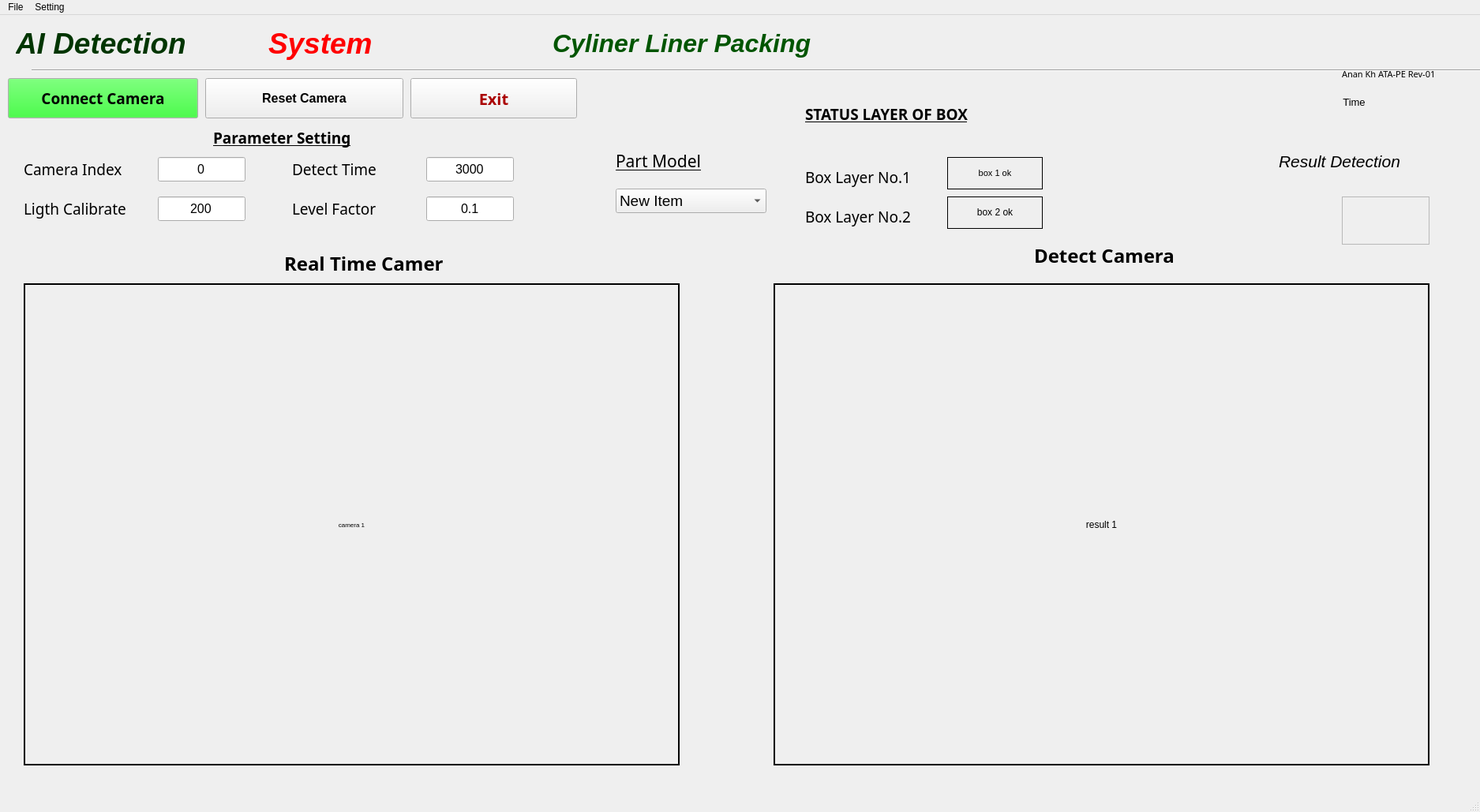
<?xml version="1.0" encoding="UTF-8"?>
<ui version="4.0">
 <class>MainWindow</class>
 <widget class="QMainWindow" name="MainWindow">
  <property name="geometry">
   <rect>
    <x>0</x>
    <y>0</y>
    <width>1875</width>
    <height>1029</height>
   </rect>
  </property>
  <property name="acceptDrops">
   <bool>false</bool>
  </property>
  <property name="windowTitle">
   <string>MainWindow</string>
  </property>
  <property name="locale">
   <locale language="English" country="UnitedStates"/>
  </property>
  <widget class="QWidget" name="centralwidget">
   <widget class="QLabel" name="camera_display1">
    <property name="geometry">
     <rect>
      <x>30</x>
      <y>340</y>
      <width>831</width>
      <height>611</height>
     </rect>
    </property>
    <property name="font">
     <font>
      <pointsize>6</pointsize>
     </font>
    </property>
    <property name="frameShape">
     <enum>QFrame::WinPanel</enum>
    </property>
    <property name="lineWidth">
     <number>0</number>
    </property>
    <property name="text">
     <string>camera 1</string>
    </property>
    <property name="alignment">
     <set>Qt::AlignCenter</set>
    </property>
   </widget>
   <widget class="QPushButton" name="Detect">
    <property name="geometry">
     <rect>
      <x>260</x>
      <y>80</y>
      <width>251</width>
      <height>51</height>
     </rect>
    </property>
    <property name="font">
     <font>
      <pointsize>12</pointsize>
      <weight>75</weight>
      <bold>true</bold>
      <underline>false</underline>
     </font>
    </property>
    <property name="text">
     <string>Reset Camera</string>
    </property>
    <property name="icon">
     <iconset>
      <normaloff>../AI-Defect-Detection2_R01/temp/info/Capture.JPG</normaloff>../AI-Defect-Detection2_R01/temp/info/Capture.JPG</iconset>
    </property>
    <property name="iconSize">
     <size>
      <width>611</width>
      <height>80</height>
     </size>
    </property>
   </widget>
   <widget class="QPushButton" name="Connect">
    <property name="geometry">
     <rect>
      <x>10</x>
      <y>80</y>
      <width>241</width>
      <height>51</height>
     </rect>
    </property>
    <property name="palette">
     <palette>
      <active>
       <colorrole role="WindowText">
        <brush brushstyle="SolidPattern">
         <color alpha="255">
          <red>0</red>
          <green>255</green>
          <blue>0</blue>
         </color>
        </brush>
       </colorrole>
       <colorrole role="Button">
        <brush brushstyle="SolidPattern">
         <color alpha="255">
          <red>0</red>
          <green>255</green>
          <blue>0</blue>
         </color>
        </brush>
       </colorrole>
       <colorrole role="Text">
        <brush brushstyle="SolidPattern">
         <color alpha="255">
          <red>0</red>
          <green>0</green>
          <blue>0</blue>
         </color>
        </brush>
       </colorrole>
       <colorrole role="ButtonText">
        <brush brushstyle="SolidPattern">
         <color alpha="255">
          <red>0</red>
          <green>0</green>
          <blue>0</blue>
         </color>
        </brush>
       </colorrole>
      </active>
      <inactive>
       <colorrole role="WindowText">
        <brush brushstyle="SolidPattern">
         <color alpha="255">
          <red>0</red>
          <green>255</green>
          <blue>0</blue>
         </color>
        </brush>
       </colorrole>
       <colorrole role="Button">
        <brush brushstyle="SolidPattern">
         <color alpha="255">
          <red>0</red>
          <green>255</green>
          <blue>0</blue>
         </color>
        </brush>
       </colorrole>
       <colorrole role="Text">
        <brush brushstyle="SolidPattern">
         <color alpha="255">
          <red>0</red>
          <green>0</green>
          <blue>0</blue>
         </color>
        </brush>
       </colorrole>
       <colorrole role="ButtonText">
        <brush brushstyle="SolidPattern">
         <color alpha="255">
          <red>0</red>
          <green>0</green>
          <blue>0</blue>
         </color>
        </brush>
       </colorrole>
      </inactive>
      <disabled>
       <colorrole role="WindowText">
        <brush brushstyle="SolidPattern">
         <color alpha="255">
          <red>120</red>
          <green>120</green>
          <blue>120</blue>
         </color>
        </brush>
       </colorrole>
       <colorrole role="Button">
        <brush brushstyle="SolidPattern">
         <color alpha="255">
          <red>0</red>
          <green>255</green>
          <blue>0</blue>
         </color>
        </brush>
       </colorrole>
       <colorrole role="Text">
        <brush brushstyle="SolidPattern">
         <color alpha="255">
          <red>120</red>
          <green>120</green>
          <blue>120</blue>
         </color>
        </brush>
       </colorrole>
       <colorrole role="ButtonText">
        <brush brushstyle="SolidPattern">
         <color alpha="255">
          <red>120</red>
          <green>120</green>
          <blue>120</blue>
         </color>
        </brush>
       </colorrole>
      </disabled>
     </palette>
    </property>
    <property name="font">
     <font>
      <family>Romantic</family>
      <pointsize>14</pointsize>
      <weight>75</weight>
      <bold>true</bold>
      <underline>false</underline>
     </font>
    </property>
    <property name="text">
     <string>Connect Camera</string>
    </property>
    <property name="icon">
     <iconset>
      <normaloff>../AI-Defect-Detection2_R01/temp/info/start.JPG</normaloff>../AI-Defect-Detection2_R01/temp/info/start.JPG</iconset>
    </property>
    <property name="iconSize">
     <size>
      <width>600</width>
      <height>80</height>
     </size>
    </property>
   </widget>
   <widget class="QPushButton" name="Exit">
    <property name="geometry">
     <rect>
      <x>520</x>
      <y>80</y>
      <width>211</width>
      <height>51</height>
     </rect>
    </property>
    <property name="palette">
     <palette>
      <active>
       <colorrole role="WindowText">
        <brush brushstyle="SolidPattern">
         <color alpha="255">
          <red>170</red>
          <green>0</green>
          <blue>0</blue>
         </color>
        </brush>
       </colorrole>
       <colorrole role="Text">
        <brush brushstyle="SolidPattern">
         <color alpha="255">
          <red>170</red>
          <green>0</green>
          <blue>0</blue>
         </color>
        </brush>
       </colorrole>
       <colorrole role="ButtonText">
        <brush brushstyle="SolidPattern">
         <color alpha="255">
          <red>170</red>
          <green>0</green>
          <blue>0</blue>
         </color>
        </brush>
       </colorrole>
      </active>
      <inactive>
       <colorrole role="WindowText">
        <brush brushstyle="SolidPattern">
         <color alpha="255">
          <red>170</red>
          <green>0</green>
          <blue>0</blue>
         </color>
        </brush>
       </colorrole>
       <colorrole role="Text">
        <brush brushstyle="SolidPattern">
         <color alpha="255">
          <red>170</red>
          <green>0</green>
          <blue>0</blue>
         </color>
        </brush>
       </colorrole>
       <colorrole role="ButtonText">
        <brush brushstyle="SolidPattern">
         <color alpha="255">
          <red>170</red>
          <green>0</green>
          <blue>0</blue>
         </color>
        </brush>
       </colorrole>
      </inactive>
      <disabled>
       <colorrole role="WindowText">
        <brush brushstyle="SolidPattern">
         <color alpha="255">
          <red>120</red>
          <green>120</green>
          <blue>120</blue>
         </color>
        </brush>
       </colorrole>
       <colorrole role="Text">
        <brush brushstyle="SolidPattern">
         <color alpha="255">
          <red>120</red>
          <green>120</green>
          <blue>120</blue>
         </color>
        </brush>
       </colorrole>
       <colorrole role="ButtonText">
        <brush brushstyle="SolidPattern">
         <color alpha="255">
          <red>120</red>
          <green>120</green>
          <blue>120</blue>
         </color>
        </brush>
       </colorrole>
      </disabled>
     </palette>
    </property>
    <property name="font">
     <font>
      <family>Romantic</family>
      <pointsize>15</pointsize>
      <weight>75</weight>
      <bold>true</bold>
     </font>
    </property>
    <property name="text">
     <string>Exit</string>
    </property>
    <property name="icon">
     <iconset>
      <normaloff>../AI-Defect-Detection2_R01/temp/info/stop.JPG</normaloff>../AI-Defect-Detection2_R01/temp/info/stop.JPG</iconset>
    </property>
    <property name="iconSize">
     <size>
      <width>600</width>
      <height>80</height>
     </size>
    </property>
   </widget>
   <widget class="QLabel" name="imgResult_1">
    <property name="geometry">
     <rect>
      <x>980</x>
      <y>340</y>
      <width>831</width>
      <height>611</height>
     </rect>
    </property>
    <property name="frameShape">
     <enum>QFrame::WinPanel</enum>
    </property>
    <property name="lineWidth">
     <number>0</number>
    </property>
    <property name="text">
     <string>result 1</string>
    </property>
    <property name="alignment">
     <set>Qt::AlignCenter</set>
    </property>
   </widget>
   <widget class="QLabel" name="head_1">
    <property name="geometry">
     <rect>
      <x>20</x>
      <y>10</y>
      <width>311</width>
      <height>51</height>
     </rect>
    </property>
    <property name="palette">
     <palette>
      <active>
       <colorrole role="WindowText">
        <brush brushstyle="SolidPattern">
         <color alpha="255">
          <red>0</red>
          <green>53</green>
          <blue>0</blue>
         </color>
        </brush>
       </colorrole>
       <colorrole role="Text">
        <brush brushstyle="SolidPattern">
         <color alpha="255">
          <red>0</red>
          <green>0</green>
          <blue>255</blue>
         </color>
        </brush>
       </colorrole>
      </active>
      <inactive>
       <colorrole role="WindowText">
        <brush brushstyle="SolidPattern">
         <color alpha="255">
          <red>0</red>
          <green>53</green>
          <blue>0</blue>
         </color>
        </brush>
       </colorrole>
       <colorrole role="Text">
        <brush brushstyle="SolidPattern">
         <color alpha="255">
          <red>0</red>
          <green>0</green>
          <blue>255</blue>
         </color>
        </brush>
       </colorrole>
      </inactive>
      <disabled>
       <colorrole role="WindowText">
        <brush brushstyle="SolidPattern">
         <color alpha="255">
          <red>120</red>
          <green>120</green>
          <blue>120</blue>
         </color>
        </brush>
       </colorrole>
       <colorrole role="Text">
        <brush brushstyle="SolidPattern">
         <color alpha="255">
          <red>120</red>
          <green>120</green>
          <blue>120</blue>
         </color>
        </brush>
       </colorrole>
      </disabled>
     </palette>
    </property>
    <property name="font">
     <font>
      <pointsize>28</pointsize>
      <weight>75</weight>
      <italic>true</italic>
      <bold>true</bold>
     </font>
    </property>
    <property name="text">
     <string>AI Detection</string>
    </property>
   </widget>
   <widget class="QLabel" name="FinalResult_1">
    <property name="geometry">
     <rect>
      <x>1700</x>
      <y>230</y>
      <width>111</width>
      <height>61</height>
     </rect>
    </property>
    <property name="palette">
     <palette>
      <active>
       <colorrole role="WindowText">
        <brush brushstyle="SolidPattern">
         <color alpha="255">
          <red>255</red>
          <green>0</green>
          <blue>0</blue>
         </color>
        </brush>
       </colorrole>
       <colorrole role="Text">
        <brush brushstyle="SolidPattern">
         <color alpha="255">
          <red>255</red>
          <green>0</green>
          <blue>0</blue>
         </color>
        </brush>
       </colorrole>
      </active>
      <inactive>
       <colorrole role="WindowText">
        <brush brushstyle="SolidPattern">
         <color alpha="255">
          <red>255</red>
          <green>0</green>
          <blue>0</blue>
         </color>
        </brush>
       </colorrole>
       <colorrole role="Text">
        <brush brushstyle="SolidPattern">
         <color alpha="255">
          <red>255</red>
          <green>0</green>
          <blue>0</blue>
         </color>
        </brush>
       </colorrole>
      </inactive>
      <disabled>
       <colorrole role="WindowText">
        <brush brushstyle="SolidPattern">
         <color alpha="255">
          <red>120</red>
          <green>120</green>
          <blue>120</blue>
         </color>
        </brush>
       </colorrole>
       <colorrole role="Text">
        <brush brushstyle="SolidPattern">
         <color alpha="255">
          <red>120</red>
          <green>120</green>
          <blue>120</blue>
         </color>
        </brush>
       </colorrole>
      </disabled>
     </palette>
    </property>
    <property name="font">
     <font>
      <pointsize>24</pointsize>
     </font>
    </property>
    <property name="frameShape">
     <enum>QFrame::StyledPanel</enum>
    </property>
    <property name="frameShadow">
     <enum>QFrame::Plain</enum>
    </property>
    <property name="lineWidth">
     <number>0</number>
    </property>
    <property name="text">
     <string/>
    </property>
    <property name="alignment">
     <set>Qt::AlignCenter</set>
    </property>
   </widget>
   <widget class="Line" name="line_1">
    <property name="geometry">
     <rect>
      <x>40</x>
      <y>60</y>
      <width>1931</width>
      <height>20</height>
     </rect>
    </property>
    <property name="orientation">
     <enum>Qt::Horizontal</enum>
    </property>
   </widget>
   <widget class="QLabel" name="head_2">
    <property name="geometry">
     <rect>
      <x>340</x>
      <y>10</y>
      <width>191</width>
      <height>51</height>
     </rect>
    </property>
    <property name="palette">
     <palette>
      <active>
       <colorrole role="WindowText">
        <brush brushstyle="SolidPattern">
         <color alpha="255">
          <red>255</red>
          <green>0</green>
          <blue>0</blue>
         </color>
        </brush>
       </colorrole>
       <colorrole role="Text">
        <brush brushstyle="SolidPattern">
         <color alpha="255">
          <red>255</red>
          <green>85</green>
          <blue>0</blue>
         </color>
        </brush>
       </colorrole>
      </active>
      <inactive>
       <colorrole role="WindowText">
        <brush brushstyle="SolidPattern">
         <color alpha="255">
          <red>255</red>
          <green>0</green>
          <blue>0</blue>
         </color>
        </brush>
       </colorrole>
       <colorrole role="Text">
        <brush brushstyle="SolidPattern">
         <color alpha="255">
          <red>255</red>
          <green>85</green>
          <blue>0</blue>
         </color>
        </brush>
       </colorrole>
      </inactive>
      <disabled>
       <colorrole role="WindowText">
        <brush brushstyle="SolidPattern">
         <color alpha="255">
          <red>120</red>
          <green>120</green>
          <blue>120</blue>
         </color>
        </brush>
       </colorrole>
       <colorrole role="Text">
        <brush brushstyle="SolidPattern">
         <color alpha="255">
          <red>120</red>
          <green>120</green>
          <blue>120</blue>
         </color>
        </brush>
       </colorrole>
      </disabled>
     </palette>
    </property>
    <property name="font">
     <font>
      <pointsize>28</pointsize>
      <weight>75</weight>
      <italic>true</italic>
      <bold>true</bold>
     </font>
    </property>
    <property name="text">
     <string>System</string>
    </property>
   </widget>
   <widget class="QLabel" name="head_3">
    <property name="geometry">
     <rect>
      <x>700</x>
      <y>10</y>
      <width>531</width>
      <height>51</height>
     </rect>
    </property>
    <property name="palette">
     <palette>
      <active>
       <colorrole role="WindowText">
        <brush brushstyle="SolidPattern">
         <color alpha="255">
          <red>0</red>
          <green>85</green>
          <blue>0</blue>
         </color>
        </brush>
       </colorrole>
       <colorrole role="Text">
        <brush brushstyle="SolidPattern">
         <color alpha="255">
          <red>255</red>
          <green>85</green>
          <blue>0</blue>
         </color>
        </brush>
       </colorrole>
      </active>
      <inactive>
       <colorrole role="WindowText">
        <brush brushstyle="SolidPattern">
         <color alpha="255">
          <red>0</red>
          <green>85</green>
          <blue>0</blue>
         </color>
        </brush>
       </colorrole>
       <colorrole role="Text">
        <brush brushstyle="SolidPattern">
         <color alpha="255">
          <red>255</red>
          <green>85</green>
          <blue>0</blue>
         </color>
        </brush>
       </colorrole>
      </inactive>
      <disabled>
       <colorrole role="WindowText">
        <brush brushstyle="SolidPattern">
         <color alpha="255">
          <red>120</red>
          <green>120</green>
          <blue>120</blue>
         </color>
        </brush>
       </colorrole>
       <colorrole role="Text">
        <brush brushstyle="SolidPattern">
         <color alpha="255">
          <red>120</red>
          <green>120</green>
          <blue>120</blue>
         </color>
        </brush>
       </colorrole>
      </disabled>
     </palette>
    </property>
    <property name="font">
     <font>
      <pointsize>24</pointsize>
      <weight>75</weight>
      <italic>true</italic>
      <bold>true</bold>
     </font>
    </property>
    <property name="layoutDirection">
     <enum>Qt::LeftToRight</enum>
    </property>
    <property name="text">
     <string>Cyliner Liner Packing</string>
    </property>
   </widget>
   <widget class="QLabel" name="head_4">
    <property name="geometry">
     <rect>
      <x>360</x>
      <y>290</y>
      <width>201</width>
      <height>51</height>
     </rect>
    </property>
    <property name="font">
     <font>
      <family>Romantic</family>
      <pointsize>18</pointsize>
      <weight>75</weight>
      <italic>false</italic>
      <bold>true</bold>
     </font>
    </property>
    <property name="focusPolicy">
     <enum>Qt::TabFocus</enum>
    </property>
    <property name="layoutDirection">
     <enum>Qt::LeftToRight</enum>
    </property>
    <property name="frameShape">
     <enum>QFrame::NoFrame</enum>
    </property>
    <property name="frameShadow">
     <enum>QFrame::Plain</enum>
    </property>
    <property name="text">
     <string>Real Time Camera</string>
    </property>
   </widget>
   <widget class="QLabel" name="head_5">
    <property name="geometry">
     <rect>
      <x>1310</x>
      <y>280</y>
      <width>221</width>
      <height>51</height>
     </rect>
    </property>
    <property name="palette">
     <palette>
      <active>
       <colorrole role="ToolTipBase">
        <brush brushstyle="SolidPattern">
         <color alpha="255">
          <red>0</red>
          <green>170</green>
          <blue>255</blue>
         </color>
        </brush>
       </colorrole>
      </active>
      <inactive>
       <colorrole role="ToolTipBase">
        <brush brushstyle="SolidPattern">
         <color alpha="255">
          <red>0</red>
          <green>170</green>
          <blue>255</blue>
         </color>
        </brush>
       </colorrole>
      </inactive>
      <disabled>
       <colorrole role="ToolTipBase">
        <brush brushstyle="SolidPattern">
         <color alpha="255">
          <red>0</red>
          <green>170</green>
          <blue>255</blue>
         </color>
        </brush>
       </colorrole>
      </disabled>
     </palette>
    </property>
    <property name="font">
     <font>
      <family>Romantic</family>
      <pointsize>18</pointsize>
      <weight>75</weight>
      <italic>false</italic>
      <bold>true</bold>
     </font>
    </property>
    <property name="focusPolicy">
     <enum>Qt::TabFocus</enum>
    </property>
    <property name="layoutDirection">
     <enum>Qt::LeftToRight</enum>
    </property>
    <property name="text">
     <string>Detect Camera</string>
    </property>
   </widget>
   <widget class="QComboBox" name="comboBox_Part">
    <property name="geometry">
     <rect>
      <x>780</x>
      <y>220</y>
      <width>191</width>
      <height>31</height>
     </rect>
    </property>
    <property name="font">
     <font>
      <pointsize>14</pointsize>
     </font>
    </property>
    <property name="editable">
     <bool>false</bool>
    </property>
    <property name="currentIndex">
     <number>1</number>
    </property>
    <item>
     <property name="text">
      <string>New Item</string>
     </property>
    </item>
    <item>
     <property name="text">
      <string>New Item</string>
     </property>
    </item>
    <item>
     <property name="text">
      <string>New Item</string>
     </property>
    </item>
   </widget>
   <widget class="QLabel" name="head_11">
    <property name="geometry">
     <rect>
      <x>30</x>
      <y>170</y>
      <width>181</width>
      <height>51</height>
     </rect>
    </property>
    <property name="palette">
     <palette>
      <active>
       <colorrole role="WindowText">
        <brush brushstyle="SolidPattern">
         <color alpha="255">
          <red>0</red>
          <green>0</green>
          <blue>0</blue>
         </color>
        </brush>
       </colorrole>
       <colorrole role="ToolTipBase">
        <brush brushstyle="SolidPattern">
         <color alpha="255">
          <red>0</red>
          <green>170</green>
          <blue>255</blue>
         </color>
        </brush>
       </colorrole>
      </active>
      <inactive>
       <colorrole role="WindowText">
        <brush brushstyle="SolidPattern">
         <color alpha="255">
          <red>0</red>
          <green>0</green>
          <blue>0</blue>
         </color>
        </brush>
       </colorrole>
       <colorrole role="ToolTipBase">
        <brush brushstyle="SolidPattern">
         <color alpha="255">
          <red>0</red>
          <green>170</green>
          <blue>255</blue>
         </color>
        </brush>
       </colorrole>
      </inactive>
      <disabled>
       <colorrole role="WindowText">
        <brush brushstyle="SolidPattern">
         <color alpha="255">
          <red>120</red>
          <green>120</green>
          <blue>120</blue>
         </color>
        </brush>
       </colorrole>
       <colorrole role="ToolTipBase">
        <brush brushstyle="SolidPattern">
         <color alpha="255">
          <red>0</red>
          <green>170</green>
          <blue>255</blue>
         </color>
        </brush>
       </colorrole>
      </disabled>
     </palette>
    </property>
    <property name="font">
     <font>
      <family>Romantic</family>
      <pointsize>14</pointsize>
      <weight>50</weight>
      <italic>false</italic>
      <bold>false</bold>
     </font>
    </property>
    <property name="focusPolicy">
     <enum>Qt::TabFocus</enum>
    </property>
    <property name="layoutDirection">
     <enum>Qt::LeftToRight</enum>
    </property>
    <property name="text">
     <string>Camera Index</string>
    </property>
   </widget>
   <widget class="QLabel" name="head_12">
    <property name="geometry">
     <rect>
      <x>270</x>
      <y>140</y>
      <width>191</width>
      <height>31</height>
     </rect>
    </property>
    <property name="palette">
     <palette>
      <active>
       <colorrole role="WindowText">
        <brush brushstyle="SolidPattern">
         <color alpha="255">
          <red>0</red>
          <green>0</green>
          <blue>0</blue>
         </color>
        </brush>
       </colorrole>
       <colorrole role="ToolTipBase">
        <brush brushstyle="SolidPattern">
         <color alpha="255">
          <red>0</red>
          <green>170</green>
          <blue>255</blue>
         </color>
        </brush>
       </colorrole>
      </active>
      <inactive>
       <colorrole role="WindowText">
        <brush brushstyle="SolidPattern">
         <color alpha="255">
          <red>0</red>
          <green>0</green>
          <blue>0</blue>
         </color>
        </brush>
       </colorrole>
       <colorrole role="ToolTipBase">
        <brush brushstyle="SolidPattern">
         <color alpha="255">
          <red>0</red>
          <green>170</green>
          <blue>255</blue>
         </color>
        </brush>
       </colorrole>
      </inactive>
      <disabled>
       <colorrole role="WindowText">
        <brush brushstyle="SolidPattern">
         <color alpha="255">
          <red>120</red>
          <green>120</green>
          <blue>120</blue>
         </color>
        </brush>
       </colorrole>
       <colorrole role="ToolTipBase">
        <brush brushstyle="SolidPattern">
         <color alpha="255">
          <red>0</red>
          <green>170</green>
          <blue>255</blue>
         </color>
        </brush>
       </colorrole>
      </disabled>
     </palette>
    </property>
    <property name="font">
     <font>
      <family>Romantic</family>
      <pointsize>14</pointsize>
      <weight>75</weight>
      <italic>false</italic>
      <bold>true</bold>
      <underline>true</underline>
     </font>
    </property>
    <property name="focusPolicy">
     <enum>Qt::TabFocus</enum>
    </property>
    <property name="layoutDirection">
     <enum>Qt::LeftToRight</enum>
    </property>
    <property name="text">
     <string>Parameter Setting</string>
    </property>
   </widget>
   <widget class="QLabel" name="time1">
    <property name="geometry">
     <rect>
      <x>1600</x>
      <y>90</y>
      <width>231</width>
      <height>41</height>
     </rect>
    </property>
    <property name="font">
     <font>
      <pointsize>10</pointsize>
     </font>
    </property>
    <property name="frameShape">
     <enum>QFrame::NoFrame</enum>
    </property>
    <property name="text">
     <string>Time</string>
    </property>
    <property name="alignment">
     <set>Qt::AlignCenter</set>
    </property>
   </widget>
   <widget class="QLabel" name="attg_logo_2">
    <property name="geometry">
     <rect>
      <x>1560</x>
      <y>10</y>
      <width>101</width>
      <height>51</height>
     </rect>
    </property>
    <property name="minimumSize">
     <size>
      <width>0</width>
      <height>4</height>
     </size>
    </property>
    <property name="sizeIncrement">
     <size>
      <width>1</width>
      <height>2</height>
     </size>
    </property>
    <property name="font">
     <font>
      <pointsize>15</pointsize>
     </font>
    </property>
    <property name="text">
     <string/>
    </property>
    <property name="pixmap">
     <pixmap>temp/info/ai_artificial_intelligence.jpg</pixmap>
    </property>
    <property name="scaledContents">
     <bool>true</bool>
    </property>
   </widget>
   <widget class="QLabel" name="head_17">
    <property name="geometry">
     <rect>
      <x>1700</x>
      <y>50</y>
      <width>131</width>
      <height>51</height>
     </rect>
    </property>
    <property name="palette">
     <palette>
      <active>
       <colorrole role="ToolTipBase">
        <brush brushstyle="SolidPattern">
         <color alpha="255">
          <red>0</red>
          <green>170</green>
          <blue>255</blue>
         </color>
        </brush>
       </colorrole>
      </active>
      <inactive>
       <colorrole role="ToolTipBase">
        <brush brushstyle="SolidPattern">
         <color alpha="255">
          <red>0</red>
          <green>170</green>
          <blue>255</blue>
         </color>
        </brush>
       </colorrole>
      </inactive>
      <disabled>
       <colorrole role="ToolTipBase">
        <brush brushstyle="SolidPattern">
         <color alpha="255">
          <red>0</red>
          <green>170</green>
          <blue>255</blue>
         </color>
        </brush>
       </colorrole>
      </disabled>
     </palette>
    </property>
    <property name="font">
     <font>
      <family>Sans Serif</family>
      <pointsize>8</pointsize>
      <weight>50</weight>
      <italic>false</italic>
      <bold>false</bold>
      <underline>false</underline>
      <strikeout>false</strikeout>
      <kerning>true</kerning>
     </font>
    </property>
    <property name="focusPolicy">
     <enum>Qt::TabFocus</enum>
    </property>
    <property name="layoutDirection">
     <enum>Qt::LeftToRight</enum>
    </property>
    <property name="autoFillBackground">
     <bool>false</bool>
    </property>
    <property name="text">
     <string>Anan Kh ATA-PE Rev-01</string>
    </property>
   </widget>
   <widget class="QLabel" name="label">
    <property name="geometry">
     <rect>
      <x>1620</x>
      <y>150</y>
      <width>211</width>
      <height>71</height>
     </rect>
    </property>
    <property name="font">
     <font>
      <pointsize>16</pointsize>
      <italic>true</italic>
     </font>
    </property>
    <property name="text">
     <string>Result Detection</string>
    </property>
   </widget>
   <widget class="QLabel" name="attg_logo">
    <property name="geometry">
     <rect>
      <x>1670</x>
      <y>10</y>
      <width>191</width>
      <height>51</height>
     </rect>
    </property>
    <property name="minimumSize">
     <size>
      <width>0</width>
      <height>4</height>
     </size>
    </property>
    <property name="sizeIncrement">
     <size>
      <width>1</width>
      <height>2</height>
     </size>
    </property>
    <property name="text">
     <string/>
    </property>
    <property name="pixmap">
     <pixmap>../AI-Defect-Detection3/temp/info/ATTG Logo.png</pixmap>
    </property>
    <property name="scaledContents">
     <bool>true</bool>
    </property>
   </widget>
   <widget class="QLabel" name="head_7">
    <property name="geometry">
     <rect>
      <x>1020</x>
      <y>230</y>
      <width>161</width>
      <height>51</height>
     </rect>
    </property>
    <property name="palette">
     <palette>
      <active>
       <colorrole role="ToolTipBase">
        <brush brushstyle="SolidPattern">
         <color alpha="255">
          <red>0</red>
          <green>170</green>
          <blue>255</blue>
         </color>
        </brush>
       </colorrole>
      </active>
      <inactive>
       <colorrole role="ToolTipBase">
        <brush brushstyle="SolidPattern">
         <color alpha="255">
          <red>0</red>
          <green>170</green>
          <blue>255</blue>
         </color>
        </brush>
       </colorrole>
      </inactive>
      <disabled>
       <colorrole role="ToolTipBase">
        <brush brushstyle="SolidPattern">
         <color alpha="255">
          <red>0</red>
          <green>170</green>
          <blue>255</blue>
         </color>
        </brush>
       </colorrole>
      </disabled>
     </palette>
    </property>
    <property name="font">
     <font>
      <family>Romantic</family>
      <pointsize>14</pointsize>
      <weight>50</weight>
      <italic>false</italic>
      <bold>false</bold>
     </font>
    </property>
    <property name="focusPolicy">
     <enum>Qt::TabFocus</enum>
    </property>
    <property name="layoutDirection">
     <enum>Qt::LeftToRight</enum>
    </property>
    <property name="text">
     <string>Box Layer No.2</string>
    </property>
   </widget>
   <widget class="QLabel" name="head_10">
    <property name="geometry">
     <rect>
      <x>1020</x>
      <y>100</y>
      <width>291</width>
      <height>51</height>
     </rect>
    </property>
    <property name="palette">
     <palette>
      <active>
       <colorrole role="ToolTipBase">
        <brush brushstyle="SolidPattern">
         <color alpha="255">
          <red>0</red>
          <green>170</green>
          <blue>255</blue>
         </color>
        </brush>
       </colorrole>
      </active>
      <inactive>
       <colorrole role="ToolTipBase">
        <brush brushstyle="SolidPattern">
         <color alpha="255">
          <red>0</red>
          <green>170</green>
          <blue>255</blue>
         </color>
        </brush>
       </colorrole>
      </inactive>
      <disabled>
       <colorrole role="ToolTipBase">
        <brush brushstyle="SolidPattern">
         <color alpha="255">
          <red>0</red>
          <green>170</green>
          <blue>255</blue>
         </color>
        </brush>
       </colorrole>
      </disabled>
     </palette>
    </property>
    <property name="font">
     <font>
      <family>Romantic</family>
      <pointsize>14</pointsize>
      <weight>75</weight>
      <italic>false</italic>
      <bold>true</bold>
      <underline>true</underline>
      <strikeout>false</strikeout>
      <kerning>true</kerning>
     </font>
    </property>
    <property name="focusPolicy">
     <enum>Qt::TabFocus</enum>
    </property>
    <property name="layoutDirection">
     <enum>Qt::LeftToRight</enum>
    </property>
    <property name="autoFillBackground">
     <bool>false</bool>
    </property>
    <property name="text">
     <string>STATUS LAYER OF BOX</string>
    </property>
   </widget>
   <widget class="QLabel" name="Box_2">
    <property name="geometry">
     <rect>
      <x>1200</x>
      <y>230</y>
      <width>121</width>
      <height>41</height>
     </rect>
    </property>
    <property name="focusPolicy">
     <enum>Qt::WheelFocus</enum>
    </property>
    <property name="frameShape">
     <enum>QFrame::Box</enum>
    </property>
    <property name="text">
     <string>box 2 ok</string>
    </property>
    <property name="alignment">
     <set>Qt::AlignCenter</set>
    </property>
   </widget>
   <widget class="QLabel" name="Box_1">
    <property name="geometry">
     <rect>
      <x>1200</x>
      <y>180</y>
      <width>121</width>
      <height>41</height>
     </rect>
    </property>
    <property name="font">
     <font>
      <pointsize>8</pointsize>
     </font>
    </property>
    <property name="focusPolicy">
     <enum>Qt::WheelFocus</enum>
    </property>
    <property name="frameShape">
     <enum>QFrame::Box</enum>
    </property>
    <property name="text">
     <string>box 1 ok</string>
    </property>
    <property name="alignment">
     <set>Qt::AlignCenter</set>
    </property>
   </widget>
   <widget class="QLabel" name="head_6">
    <property name="geometry">
     <rect>
      <x>1020</x>
      <y>180</y>
      <width>161</width>
      <height>51</height>
     </rect>
    </property>
    <property name="palette">
     <palette>
      <active>
       <colorrole role="ToolTipBase">
        <brush brushstyle="SolidPattern">
         <color alpha="255">
          <red>0</red>
          <green>170</green>
          <blue>255</blue>
         </color>
        </brush>
       </colorrole>
      </active>
      <inactive>
       <colorrole role="ToolTipBase">
        <brush brushstyle="SolidPattern">
         <color alpha="255">
          <red>0</red>
          <green>170</green>
          <blue>255</blue>
         </color>
        </brush>
       </colorrole>
      </inactive>
      <disabled>
       <colorrole role="ToolTipBase">
        <brush brushstyle="SolidPattern">
         <color alpha="255">
          <red>0</red>
          <green>170</green>
          <blue>255</blue>
         </color>
        </brush>
       </colorrole>
      </disabled>
     </palette>
    </property>
    <property name="font">
     <font>
      <family>Romantic</family>
      <pointsize>14</pointsize>
      <weight>50</weight>
      <italic>false</italic>
      <bold>false</bold>
     </font>
    </property>
    <property name="focusPolicy">
     <enum>Qt::TabFocus</enum>
    </property>
    <property name="layoutDirection">
     <enum>Qt::LeftToRight</enum>
    </property>
    <property name="text">
     <string>Box Layer No.1</string>
    </property>
   </widget>
   <widget class="QLabel" name="head_13">
    <property name="geometry">
     <rect>
      <x>30</x>
      <y>220</y>
      <width>181</width>
      <height>51</height>
     </rect>
    </property>
    <property name="palette">
     <palette>
      <active>
       <colorrole role="WindowText">
        <brush brushstyle="SolidPattern">
         <color alpha="255">
          <red>0</red>
          <green>0</green>
          <blue>0</blue>
         </color>
        </brush>
       </colorrole>
       <colorrole role="ToolTipBase">
        <brush brushstyle="SolidPattern">
         <color alpha="255">
          <red>0</red>
          <green>170</green>
          <blue>255</blue>
         </color>
        </brush>
       </colorrole>
      </active>
      <inactive>
       <colorrole role="WindowText">
        <brush brushstyle="SolidPattern">
         <color alpha="255">
          <red>0</red>
          <green>0</green>
          <blue>0</blue>
         </color>
        </brush>
       </colorrole>
       <colorrole role="ToolTipBase">
        <brush brushstyle="SolidPattern">
         <color alpha="255">
          <red>0</red>
          <green>170</green>
          <blue>255</blue>
         </color>
        </brush>
       </colorrole>
      </inactive>
      <disabled>
       <colorrole role="WindowText">
        <brush brushstyle="SolidPattern">
         <color alpha="255">
          <red>120</red>
          <green>120</green>
          <blue>120</blue>
         </color>
        </brush>
       </colorrole>
       <colorrole role="ToolTipBase">
        <brush brushstyle="SolidPattern">
         <color alpha="255">
          <red>0</red>
          <green>170</green>
          <blue>255</blue>
         </color>
        </brush>
       </colorrole>
      </disabled>
     </palette>
    </property>
    <property name="font">
     <font>
      <family>Romantic</family>
      <pointsize>14</pointsize>
      <weight>50</weight>
      <italic>false</italic>
      <bold>false</bold>
     </font>
    </property>
    <property name="focusPolicy">
     <enum>Qt::TabFocus</enum>
    </property>
    <property name="layoutDirection">
     <enum>Qt::LeftToRight</enum>
    </property>
    <property name="text">
     <string>Ligth Calibrate</string>
    </property>
   </widget>
   <widget class="QLineEdit" name="lineCamera">
    <property name="geometry">
     <rect>
      <x>200</x>
      <y>180</y>
      <width>111</width>
      <height>31</height>
     </rect>
    </property>
    <property name="font">
     <font>
      <pointsize>12</pointsize>
     </font>
    </property>
    <property name="text">
     <string>0</string>
    </property>
    <property name="alignment">
     <set>Qt::AlignCenter</set>
    </property>
   </widget>
   <widget class="QLineEdit" name="lineLigth">
    <property name="geometry">
     <rect>
      <x>200</x>
      <y>230</y>
      <width>111</width>
      <height>31</height>
     </rect>
    </property>
    <property name="font">
     <font>
      <pointsize>12</pointsize>
     </font>
    </property>
    <property name="text">
     <string>200</string>
    </property>
    <property name="alignment">
     <set>Qt::AlignCenter</set>
    </property>
   </widget>
   <widget class="QLineEdit" name="lineLigth_2">
    <property name="geometry">
     <rect>
      <x>540</x>
      <y>230</y>
      <width>111</width>
      <height>31</height>
     </rect>
    </property>
    <property name="font">
     <font>
      <pointsize>12</pointsize>
     </font>
    </property>
    <property name="text">
     <string>0.1</string>
    </property>
    <property name="alignment">
     <set>Qt::AlignCenter</set>
    </property>
   </widget>
   <widget class="QLineEdit" name="lineTime">
    <property name="geometry">
     <rect>
      <x>540</x>
      <y>180</y>
      <width>111</width>
      <height>31</height>
     </rect>
    </property>
    <property name="font">
     <font>
      <pointsize>12</pointsize>
     </font>
    </property>
    <property name="text">
     <string>3000</string>
    </property>
    <property name="alignment">
     <set>Qt::AlignCenter</set>
    </property>
   </widget>
   <widget class="QLabel" name="head_14">
    <property name="geometry">
     <rect>
      <x>370</x>
      <y>220</y>
      <width>181</width>
      <height>51</height>
     </rect>
    </property>
    <property name="palette">
     <palette>
      <active>
       <colorrole role="WindowText">
        <brush brushstyle="SolidPattern">
         <color alpha="255">
          <red>0</red>
          <green>0</green>
          <blue>0</blue>
         </color>
        </brush>
       </colorrole>
       <colorrole role="ToolTipBase">
        <brush brushstyle="SolidPattern">
         <color alpha="255">
          <red>0</red>
          <green>170</green>
          <blue>255</blue>
         </color>
        </brush>
       </colorrole>
      </active>
      <inactive>
       <colorrole role="WindowText">
        <brush brushstyle="SolidPattern">
         <color alpha="255">
          <red>0</red>
          <green>0</green>
          <blue>0</blue>
         </color>
        </brush>
       </colorrole>
       <colorrole role="ToolTipBase">
        <brush brushstyle="SolidPattern">
         <color alpha="255">
          <red>0</red>
          <green>170</green>
          <blue>255</blue>
         </color>
        </brush>
       </colorrole>
      </inactive>
      <disabled>
       <colorrole role="WindowText">
        <brush brushstyle="SolidPattern">
         <color alpha="255">
          <red>120</red>
          <green>120</green>
          <blue>120</blue>
         </color>
        </brush>
       </colorrole>
       <colorrole role="ToolTipBase">
        <brush brushstyle="SolidPattern">
         <color alpha="255">
          <red>0</red>
          <green>170</green>
          <blue>255</blue>
         </color>
        </brush>
       </colorrole>
      </disabled>
     </palette>
    </property>
    <property name="font">
     <font>
      <family>Romantic</family>
      <pointsize>14</pointsize>
      <weight>50</weight>
      <italic>false</italic>
      <bold>false</bold>
     </font>
    </property>
    <property name="focusPolicy">
     <enum>Qt::TabFocus</enum>
    </property>
    <property name="layoutDirection">
     <enum>Qt::LeftToRight</enum>
    </property>
    <property name="text">
     <string>Level Factor</string>
    </property>
   </widget>
   <widget class="QLabel" name="head_15">
    <property name="geometry">
     <rect>
      <x>370</x>
      <y>170</y>
      <width>181</width>
      <height>51</height>
     </rect>
    </property>
    <property name="palette">
     <palette>
      <active>
       <colorrole role="WindowText">
        <brush brushstyle="SolidPattern">
         <color alpha="255">
          <red>0</red>
          <green>0</green>
          <blue>0</blue>
         </color>
        </brush>
       </colorrole>
       <colorrole role="ToolTipBase">
        <brush brushstyle="SolidPattern">
         <color alpha="255">
          <red>0</red>
          <green>170</green>
          <blue>255</blue>
         </color>
        </brush>
       </colorrole>
      </active>
      <inactive>
       <colorrole role="WindowText">
        <brush brushstyle="SolidPattern">
         <color alpha="255">
          <red>0</red>
          <green>0</green>
          <blue>0</blue>
         </color>
        </brush>
       </colorrole>
       <colorrole role="ToolTipBase">
        <brush brushstyle="SolidPattern">
         <color alpha="255">
          <red>0</red>
          <green>170</green>
          <blue>255</blue>
         </color>
        </brush>
       </colorrole>
      </inactive>
      <disabled>
       <colorrole role="WindowText">
        <brush brushstyle="SolidPattern">
         <color alpha="255">
          <red>120</red>
          <green>120</green>
          <blue>120</blue>
         </color>
        </brush>
       </colorrole>
       <colorrole role="ToolTipBase">
        <brush brushstyle="SolidPattern">
         <color alpha="255">
          <red>0</red>
          <green>170</green>
          <blue>255</blue>
         </color>
        </brush>
       </colorrole>
      </disabled>
     </palette>
    </property>
    <property name="font">
     <font>
      <family>Romantic</family>
      <pointsize>14</pointsize>
      <weight>50</weight>
      <italic>false</italic>
      <bold>false</bold>
     </font>
    </property>
    <property name="focusPolicy">
     <enum>Qt::TabFocus</enum>
    </property>
    <property name="layoutDirection">
     <enum>Qt::LeftToRight</enum>
    </property>
    <property name="text">
     <string>Detect Time</string>
    </property>
   </widget>
   <widget class="QLabel" name="head_16">
    <property name="geometry">
     <rect>
      <x>780</x>
      <y>160</y>
      <width>181</width>
      <height>51</height>
     </rect>
    </property>
    <property name="palette">
     <palette>
      <active>
       <colorrole role="WindowText">
        <brush brushstyle="SolidPattern">
         <color alpha="255">
          <red>0</red>
          <green>0</green>
          <blue>0</blue>
         </color>
        </brush>
       </colorrole>
       <colorrole role="ToolTipBase">
        <brush brushstyle="SolidPattern">
         <color alpha="255">
          <red>0</red>
          <green>170</green>
          <blue>255</blue>
         </color>
        </brush>
       </colorrole>
      </active>
      <inactive>
       <colorrole role="WindowText">
        <brush brushstyle="SolidPattern">
         <color alpha="255">
          <red>0</red>
          <green>0</green>
          <blue>0</blue>
         </color>
        </brush>
       </colorrole>
       <colorrole role="ToolTipBase">
        <brush brushstyle="SolidPattern">
         <color alpha="255">
          <red>0</red>
          <green>170</green>
          <blue>255</blue>
         </color>
        </brush>
       </colorrole>
      </inactive>
      <disabled>
       <colorrole role="WindowText">
        <brush brushstyle="SolidPattern">
         <color alpha="255">
          <red>120</red>
          <green>120</green>
          <blue>120</blue>
         </color>
        </brush>
       </colorrole>
       <colorrole role="ToolTipBase">
        <brush brushstyle="SolidPattern">
         <color alpha="255">
          <red>0</red>
          <green>170</green>
          <blue>255</blue>
         </color>
        </brush>
       </colorrole>
      </disabled>
     </palette>
    </property>
    <property name="font">
     <font>
      <family>Romantic</family>
      <pointsize>16</pointsize>
      <weight>50</weight>
      <italic>false</italic>
      <bold>false</bold>
      <underline>true</underline>
     </font>
    </property>
    <property name="focusPolicy">
     <enum>Qt::TabFocus</enum>
    </property>
    <property name="layoutDirection">
     <enum>Qt::LeftToRight</enum>
    </property>
    <property name="text">
     <string>Part Model</string>
    </property>
   </widget>
  </widget>
  <widget class="QMenuBar" name="menubar">
   <property name="geometry">
    <rect>
     <x>0</x>
     <y>0</y>
     <width>1875</width>
     <height>26</height>
    </rect>
   </property>
   <widget class="QMenu" name="menuquit">
    <property name="title">
     <string>File</string>
    </property>
    <addaction name="separator"/>
    <addaction name="actionExit"/>
   </widget>
   <widget class="QMenu" name="menuSetting">
    <property name="title">
     <string>Setting</string>
    </property>
    <addaction name="actionWeights"/>
    <addaction name="actionDetect_Time"/>
    <addaction name="actionCamara"/>
   </widget>
   <addaction name="menuquit"/>
   <addaction name="menuSetting"/>
  </widget>
  <widget class="QStatusBar" name="statusbar"/>
  <action name="actionExit">
   <property name="text">
    <string>Exit</string>
   </property>
  </action>
  <action name="actionWeights">
   <property name="text">
    <string>Weights</string>
   </property>
  </action>
  <action name="actionDetect_Time">
   <property name="text">
    <string>DetectTime</string>
   </property>
  </action>
  <action name="actionCamara">
   <property name="text">
    <string>Camara</string>
   </property>
  </action>
 </widget>
 <resources/>
 <connections/>
</ui>
